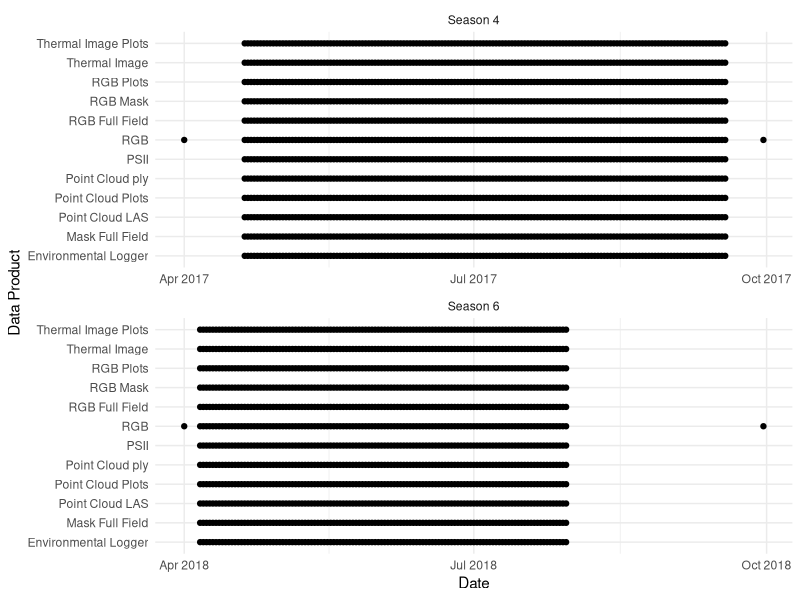

Generate this figure with R:
## ---- chunk 1
library(dplyr)
library(ggplot2)
library(tidyr)
library(readr)
sensors <- readr::read_csv('metadata/sensor_products.csv', skip = 1,
                           col_names = c("season", "date", "RGB", "RGB Mask", "RGB Plots", "RGB Full Field", "Mask Full Field", "Thermal Image", "Thermal Image Plots", "Point Cloud ply", "Point Cloud LAS", "Point Cloud Plots", "PSII", "Environmental Logger"),
                          col_types = list(col_integer(), col_date(format = "%D"), col_integer(), col_integer(), col_integer(), col_integer(), col_integer(), col_integer(), col_integer(), col_integer(), col_integer(), col_integer(), col_integer(), col_integer()))
sensors_long <- sensors %>% 
  pivot_longer(cols = `RGB`:`Environmental Logger`) %>% 
  mutate(#value = ifelse(value == 0, NA, value), 
         season = paste("Season", season))

# dummy rows to get equal date axes
sensors_long <- rbind(sensors_long,
      data.frame(season = c("Season 4", "Season 4", "Season 6", "Season 6"),
           date = lubridate::ymd(c('2017-04-01', '2017-09-30', '2018-04-01', '2018-09-30')),
           name = "RGB", value = 0))


## ---- chunk 2

ggplot(data = sensors_long) + 
  geom_point(aes(date, name)) +
  scale_x_date(date_labels = '%b %Y') +
  facet_wrap(~season, scales = 'free', ncol = 1) +
  ylab("Data Product") +
  xlab("Date") +
 # ggthemes::theme_tufte() + 
  theme_minimal() +
  theme(legend.position = "bottom")
